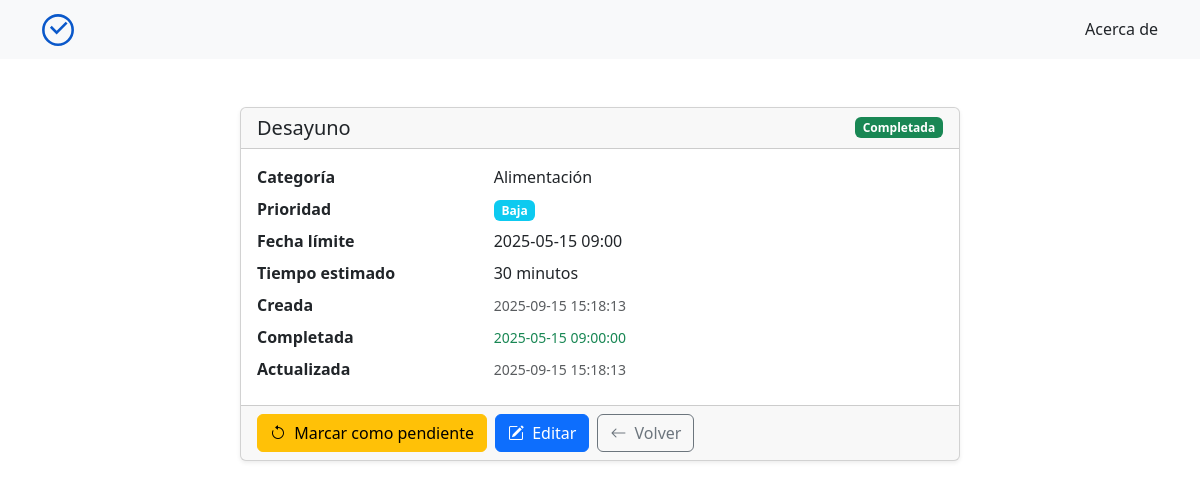
Page /tarea/3 on the committed database.
### tables this page shows
CREATE TABLE tareas (
            id INTEGER PRIMARY KEY AUTOINCREMENT,
            nombre TEXT NOT NULL,
            fecha_creacion TEXT NOT NULL DEFAULT (datetime('now','localtime')),
            fecha_limite TEXT,
            prioridad TEXT DEFAULT 'media',
            estado TEXT NOT NULL DEFAULT 'pendiente',
            tiempo_estimado INTEGER,
            completado_en TEXT,
            id_categoria INTEGER NOT NULL,
            fecha_actualizacion TEXT NOT NULL DEFAULT (datetime('now','localtime')),
            FOREIGN KEY (id_categoria) REFERENCES categorias(id)
                ON UPDATE CASCADE
                ON DELETE RESTRICT
        );

CREATE TABLE categorias (
            id INTEGER PRIMARY KEY AUTOINCREMENT,
            nombre TEXT NOT NULL UNIQUE
        );

### app.py (the view)
@app.route('/tarea/<int:id>')
def detalle(id): # CONSULTA EL DETALLE DE UNA TAREA ESPECÍFICA
    tarea = Tarea.get_by_id(id)
    if not tarea:
        return render_template("404.html"), 404
    categoria = Categoria.get_by_id(tarea["id_categoria"])
    return render_template("tarea.html", tarea=tarea, categoria=categoria)

### database.py (called while the page is built)
def connect_db():
    conn = sqlite3.connect(DATABASE_NAME) # Conecta a la base de datos
    conn.row_factory = sqlite3.Row  # Devuelve filas tipo Row: acceso por índice y por llave
    conn.execute("PRAGMA foreign_keys = ON") # Activa el modo de clave foránea
    return conn

def query_one(sql, params=None):
    conn = connect_db()
    row = conn.execute(sql, params or ()).fetchone()
    conn.close()
    return row

### models/categoria.py (called while the page is built)
    @staticmethod
    def get_by_id(categoria_id):
        query = query_one("SELECT id, nombre FROM categorias WHERE id = ?", (categoria_id,))
        print(f" * Categoría: {query}")
        return query

### models/tarea.py (called while the page is built)
    @staticmethod
    def get_by_id(tarea_id):
        return query_one(
            """SELECT id, nombre, fecha_creacion, fecha_limite, prioridad, estado, tiempo_estimado,
                      completado_en, id_categoria, fecha_actualizacion
               FROM tareas WHERE id = ?""",
            (tarea_id,),
        )

### templates/tarea.html (shortened to what this page needs)
{% extends "layout.html" %}
{% block content %}
<section id="tarea" class="container mt-4">
  <div class="row justify-content-center">
    <div class="col-12 col-lg-8">
      <div class="card shadow-sm">
        <div class="card-header d-flex justify-content-between align-items-center">
          <h2 class="h5 mb-0">{{ tarea.nombre }}</h2>
          <span class="badge {{ 'bg-success' if tarea.estado == 'completada' else 'bg-secondary' }}">{{ tarea.estado|title }}</span>
        </div>
        <div class="card-body">
          <dl class="row mb-0">
            <dt class="col-sm-4">Categoría</dt>
            <dd class="col-sm-8">{{ categoria.nombre }}</dd>
            <dt class="col-sm-4">Prioridad</dt>
            <dd class="col-sm-8">
              <span class="badge
                {% if tarea.prioridad == 'alta' %}bg-danger
                {% elif tarea.prioridad == 'media' %}bg-warning
                {% else %}bg-info{% endif %}">
                {{ tarea.prioridad|title }}
              </span>
            </dd>
            {% if tarea.fecha_limite %}
            <dt class="col-sm-4">Fecha límite</dt>
            <dd class="col-sm-8">
              <span>
                {% if 'T' in tarea.fecha_limite %}
                  {{ tarea.fecha_limite.replace('T', ' ') }}
                {% else %}
                  {{ tarea.fecha_limite }}
                {% endif %}
              </span>
            </dd>
            {% endif %}
            {% if tarea.tiempo_estimado %}
            <dt class="col-sm-4">Tiempo estimado</dt>
            <dd class="col-sm-8">{{ tarea.tiempo_estimado }} minutos</dd>
            {% endif %}
            <dt class="col-sm-4">Creada</dt>
            <dd class="col-sm-8"><small class="text-muted">{{ tarea.fecha_creacion }}</small></dd>
            {% if tarea.completado_en %}
            <dt class="col-sm-4">Completada</dt>
            <dd class="col-sm-8"><small class="text-success">{{ tarea.completado_en }}</small></dd>
            {% endif %}
            <dt class="col-sm-4">Actualizada</dt>
            <dd class="col-sm-8"><small class="text-muted">{{ tarea.fecha_actualizacion }}</small></dd>
          </dl>
        </div>
        <div class="card-footer d-flex gap-2">
          <form action="/tarea/{{ tarea.id }}/toggle-estado" method="post" class="m-0 p-0" data-id="{{ tarea.id }}" id="toggle-estado-form">
            {% set es_completada = tarea.estado == 'completada' %}
            <button type="submit" class="btn {{ 'btn-warning' if es_completada else 'btn-success' }}">
              {% if es_completada %}
              <i class="bi bi-arrow-counterclockwise me-1"></i>
              Marcar como pendiente
              {% else %}
              <i class="bi bi-check2-circle me-1"></i>
              Marcar como completada
              {% endif %}
            </button>
          </form>
          <a href="/editar/{{ tarea.id }}" class="btn btn-primary">
            <i class="bi bi-pencil-square me-1"></i>
            Editar
          </a>
          <a href="/" class="btn btn-outline-secondary">
            <i class="bi bi-arrow-left me-1"></i>
            Volver
          </a>
        </div>
      </div>
    </div>
  </div>
</section>
{% endblock %}

### rows in the picture
tareas: nombre "Desayuno", estado "Completada", prioridad "Baja", fecha_limite.replace "2025-05-15 09:00", tiempo_estimado "30", fecha_creacion "2025-09-15 15:18:13", completado_en "2025-05-15 09:00:00", fecha_actualizacion "2025-09-15 15:18:13"
categorias: nombre "Alimentación"
